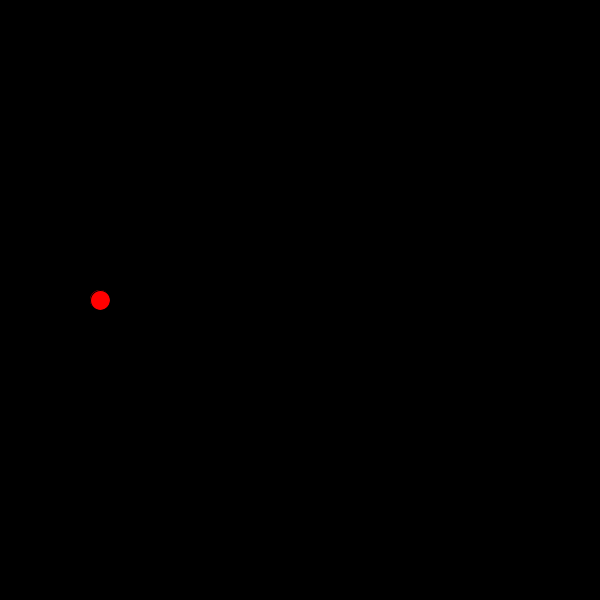
Frame 1 (no input)
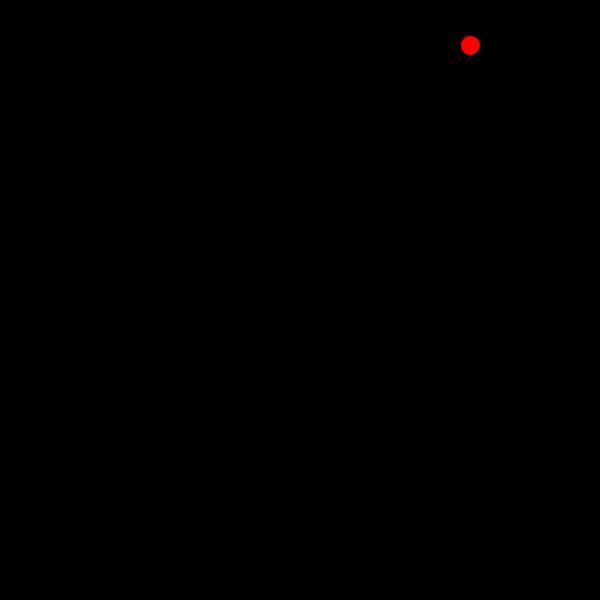
Frame 60 (the mouse pressed at the canvas centre just before this capture)
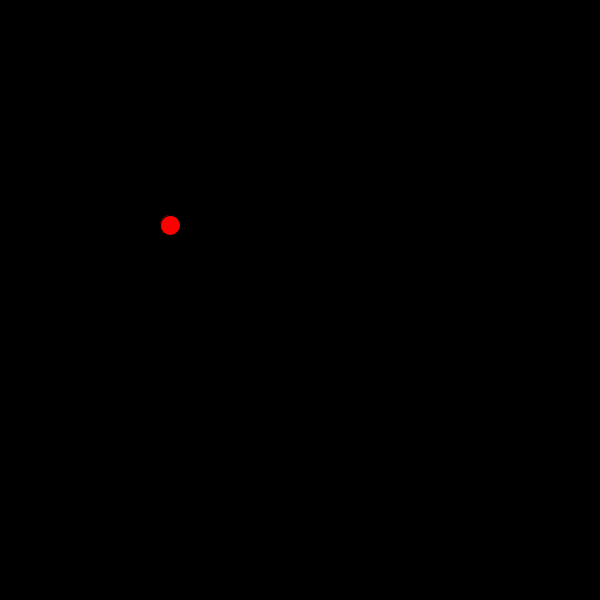
Frame 120 (the mouse held since frame 60 and released just before this capture)

The Processing sketch that drew these frames (run headless with seeded random() and noise(); from frame 60 on, the mouse is pressed at the canvas centre):

// Processing sketch: processing_94145
// ── processing_94145.pde

/*Created by Michael Lomuscio
  Rabun Gap - Nacoochee School
  
  Code creates a bouncing ball.
*/


float DirectionX = 1;  //x direction of motion. +1 moves right, -1 moves left.
float DirectionY = 1;  //y direction of motion. +1 moves down, -1 moves up.
float speedX = 10;     //speed in x-direction
float speedY = 15;     //speed in y-direction
float xPos = 100;      //x position of the ball
float yPos = 300;      //y position of the ball
float xRadius = 20;    //x radius of the ball
float yRadius = 20;    // y radius of the ball

void setup(){
 //Initiates size and background color.
 size(600,600);
 background(0); 
}


void draw(){
  background(0);
  fill(255,0,0);
  
  //checks to see if the ball should change its direction in the x direction
  if(xPos <= xRadius){
   DirectionX = 1; 
  } else if(xPos >= width - xRadius){
    DirectionX = -1;
  }
 
  //checks to see if the ball should change its direction in the y direction
  if(yPos <= yRadius){
   DirectionY = 1; 
  } else if(yPos >= height - yRadius){
    DirectionY = -1;
  } 
  
  //draws the ball to the screen
  ellipse(xPos,yPos,xRadius,yRadius);
  
  //moves the ball
  xPos = xPos + DirectionX*speedX;
  yPos = yPos + DirectionY*speedY;
}
